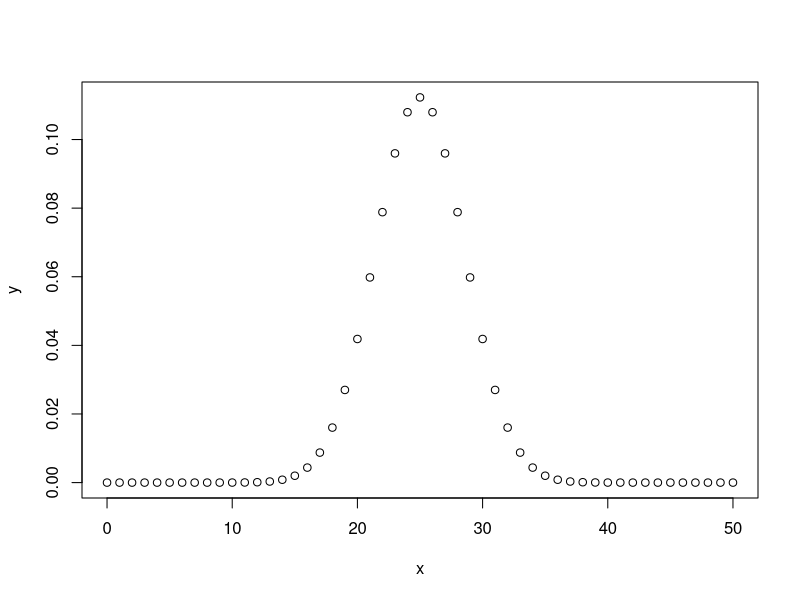
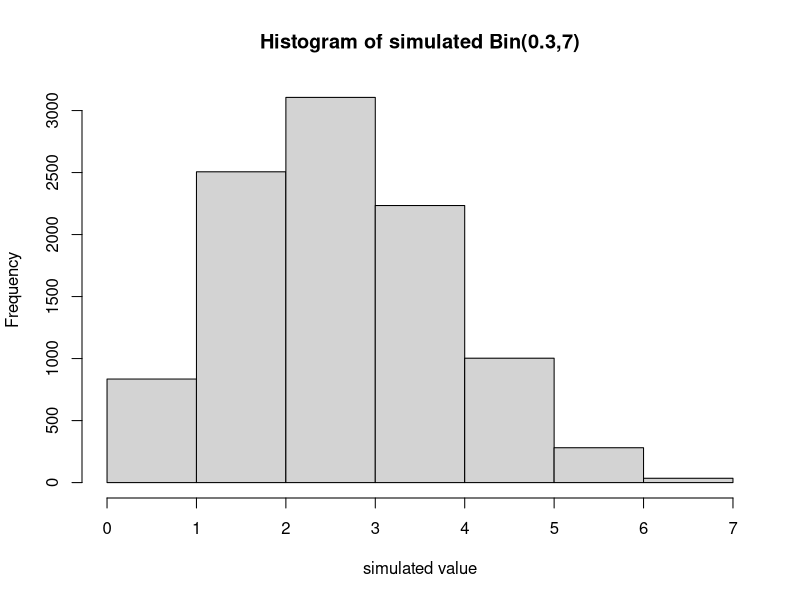

Here is the R script that generated these plots, in order:
## ---- chunk 1
x <- seq(0,50,by = 1)
y <- dbinom(x,50,0.5)
plot(x,y)
## ---- chunk 2
x <- pbinom(4,10,0.5)
print(x)
## ---- chunk 3
y<-qbinom(0.376,10,0.5)
print(y)
## ---- chunk 4
random.binomial <- c()
for(i in 1:10000) {
# generate 7 samples from the Uniform(0,1) distribution. Call it random.uniform
random.uniform <- runif(7, 0, 1)
# using random.uniform, generate a bernoulli(0.3) distributed random variables
random.bernoulli <- as.numeric(random.uniform < 0.3)
# add them up to get a binomial random variable (numebr of successes in 7 trials)
# assign the value to the ith element of the vector random.binomial
random.binomial[i] <- sum(random.bernoulli)
}

hist(random.binomial,
nclass = 8,
main="Histogram of simulated Bin(0.3,7)",
xlab = "simulated value",
right=FALSE)
